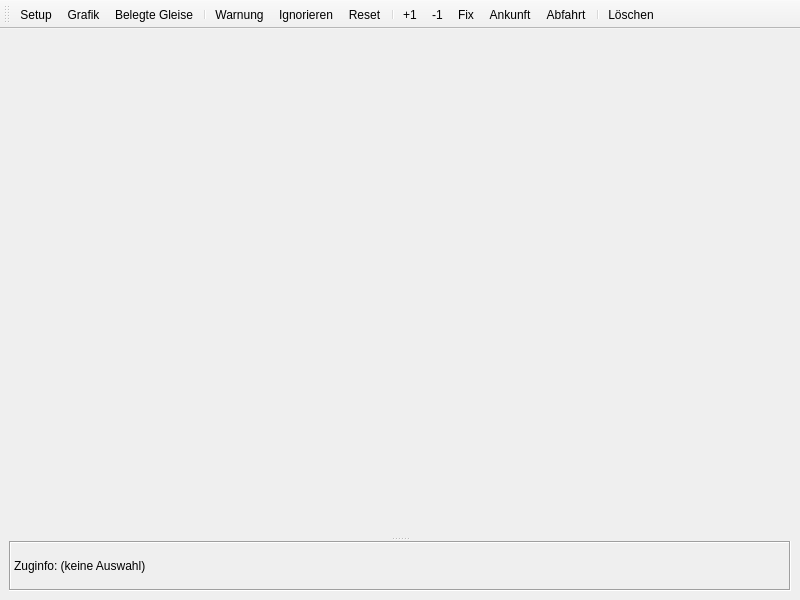
<?xml version="1.0" encoding="UTF-8"?>
<ui version="4.0">
 <class>AnschlussmatrixWindow</class>
 <widget class="QMainWindow" name="AnschlussmatrixWindow">
  <property name="geometry">
   <rect>
    <x>0</x>
    <y>0</y>
    <width>800</width>
    <height>600</height>
   </rect>
  </property>
  <property name="windowTitle">
   <string>MainWindow</string>
  </property>
  <widget class="QWidget" name="centralwidget">
   <layout class="QVBoxLayout" name="verticalLayout">
    <item>
     <widget class="QStackedWidget" name="stackedWidget">
      <property name="currentIndex">
       <number>1</number>
      </property>
      <widget class="QWidget" name="settings_page">
       <layout class="QVBoxLayout" name="verticalLayout_2">
        <item>
         <layout class="QFormLayout" name="formLayout">
          <item row="0" column="0">
           <widget class="QLabel" name="bahnhofLabel">
            <property name="text">
             <string>&amp;Bahnhof</string>
            </property>
            <property name="buddy">
             <cstring>bahnhofBox</cstring>
            </property>
           </widget>
          </item>
          <item row="1" column="0">
           <widget class="QComboBox" name="bahnhofBox">
            <property name="sizeAdjustPolicy">
             <enum>QComboBox::AdjustToContents</enum>
            </property>
           </widget>
          </item>
         </layout>
        </item>
       </layout>
      </widget>
      <widget class="QWidget" name="display_page">
       <layout class="QHBoxLayout" name="horizontalLayout">
        <property name="leftMargin">
         <number>0</number>
        </property>
        <property name="topMargin">
         <number>0</number>
        </property>
        <property name="rightMargin">
         <number>0</number>
        </property>
        <property name="bottomMargin">
         <number>0</number>
        </property>
        <item>
         <widget class="QSplitter" name="displaySplitter">
          <property name="orientation">
           <enum>Qt::Vertical</enum>
          </property>
          <widget class="QWidget" name="grafikWidget" native="true">
           <property name="sizePolicy">
            <sizepolicy hsizetype="Expanding" vsizetype="Expanding">
             <horstretch>0</horstretch>
             <verstretch>0</verstretch>
            </sizepolicy>
           </property>
          </widget>
          <widget class="QLabel" name="zuginfoLabel">
           <property name="sizePolicy">
            <sizepolicy hsizetype="Preferred" vsizetype="Preferred">
             <horstretch>0</horstretch>
             <verstretch>0</verstretch>
            </sizepolicy>
           </property>
           <property name="maximumSize">
            <size>
             <width>16777215</width>
             <height>50</height>
            </size>
           </property>
           <property name="baseSize">
            <size>
             <width>0</width>
             <height>0</height>
            </size>
           </property>
           <property name="frameShape">
            <enum>QFrame::Box</enum>
           </property>
           <property name="frameShadow">
            <enum>QFrame::Sunken</enum>
           </property>
           <property name="text">
            <string>Zuginfo: (keine Auswahl)</string>
           </property>
           <property name="textFormat">
            <enum>Qt::AutoText</enum>
           </property>
           <property name="textInteractionFlags">
            <set>Qt::TextSelectableByMouse</set>
           </property>
          </widget>
         </widget>
        </item>
       </layout>
      </widget>
     </widget>
    </item>
   </layout>
  </widget>
  <widget class="QToolBar" name="toolBar">
   <property name="windowTitle">
    <string>toolBar</string>
   </property>
   <property name="iconSize">
    <size>
     <width>16</width>
     <height>16</height>
    </size>
   </property>
   <attribute name="toolBarArea">
    <enum>TopToolBarArea</enum>
   </attribute>
   <attribute name="toolBarBreak">
    <bool>false</bool>
   </attribute>
   <addaction name="actionSetup"/>
   <addaction name="actionAnzeige"/>
   <addaction name="actionBelegteGleise"/>
   <addaction name="separator"/>
   <addaction name="actionWarnungSetzen"/>
   <addaction name="actionWarnungIgnorieren"/>
   <addaction name="actionWarnungReset"/>
   <addaction name="separator"/>
   <addaction name="actionPlusEins"/>
   <addaction name="actionMinusEins"/>
   <addaction name="actionFix"/>
   <addaction name="actionAnkunftAbwarten"/>
   <addaction name="actionAbfahrtAbwarten"/>
   <addaction name="separator"/>
   <addaction name="actionLoeschen"/>
  </widget>
  <action name="actionSetup">
   <property name="icon">
    <iconset resource="resources.qrc">
     <normaloff>:/equalizer.png</normaloff>
     <disabledoff>:/equalizer-dis.png</disabledoff>:/equalizer.png</iconset>
   </property>
   <property name="text">
    <string>Setup</string>
   </property>
   <property name="toolTip">
    <string>Gleisauswahl (S)</string>
   </property>
   <property name="shortcut">
    <string>S</string>
   </property>
  </action>
  <action name="actionAnzeige">
   <property name="icon">
    <iconset resource="resources.qrc">
     <normaloff>:/slots.png</normaloff>
     <disabledoff>:/slots-dis.png</disabledoff>:/slots.png</iconset>
   </property>
   <property name="text">
    <string>Grafik</string>
   </property>
   <property name="toolTip">
    <string>Grafik anzeigen (G)</string>
   </property>
   <property name="shortcut">
    <string>G</string>
   </property>
  </action>
  <action name="actionPlusEins">
   <property name="icon">
    <iconset resource="resources.qrc">
     <normaloff>:/clock--plus.png</normaloff>:/clock--plus.png</iconset>
   </property>
   <property name="text">
    <string>+1</string>
   </property>
   <property name="toolTip">
    <string>Feste Verspätung +1 Minute auf ausgewähltem Slot (+)</string>
   </property>
   <property name="shortcut">
    <string>+</string>
   </property>
  </action>
  <action name="actionMinusEins">
   <property name="icon">
    <iconset resource="resources.qrc">
     <normaloff>:/clock--minus.png</normaloff>:/clock--minus.png</iconset>
   </property>
   <property name="text">
    <string>-1</string>
   </property>
   <property name="toolTip">
    <string>Feste Verspätung -1 Minute auf ausgewähltem Slot (-)</string>
   </property>
   <property name="shortcut">
    <string>-</string>
   </property>
  </action>
  <action name="actionFix">
   <property name="icon">
    <iconset resource="resources.qrc">
     <normaloff>:/clock--pencil.png</normaloff>:/clock--pencil.png</iconset>
   </property>
   <property name="text">
    <string>Fix</string>
   </property>
   <property name="toolTip">
    <string>Feste Verspätung auf ausgewähltem Slot festlegen (V)</string>
   </property>
   <property name="shortcut">
    <string>V</string>
   </property>
  </action>
  <action name="actionLoeschen">
   <property name="icon">
    <iconset resource="resources.qrc">
     <normaloff>:/cross-script.png</normaloff>:/cross-script.png</iconset>
   </property>
   <property name="text">
    <string>Löschen</string>
   </property>
   <property name="toolTip">
    <string>Korrekturen auf ausgewähltem Slot löschen (Del)</string>
   </property>
   <property name="shortcut">
    <string>Del</string>
   </property>
  </action>
  <action name="actionAnkunftAbwarten">
   <property name="icon">
    <iconset resource="resources.qrc">
     <normaloff>:/zug-ankunft-abwraten.png</normaloff>:/zug-ankunft-abwraten.png</iconset>
   </property>
   <property name="text">
    <string>Ankunft</string>
   </property>
   <property name="toolTip">
    <string>Kreuzung/Ankunft von zweitem gewählten Zug abwarten (K)</string>
   </property>
   <property name="shortcut">
    <string>K</string>
   </property>
  </action>
  <action name="actionAbfahrtAbwarten">
   <property name="icon">
    <iconset resource="resources.qrc">
     <normaloff>:/zug-abfahrt-abwarten.png</normaloff>:/zug-abfahrt-abwarten.png</iconset>
   </property>
   <property name="text">
    <string>Abfahrt</string>
   </property>
   <property name="toolTip">
    <string>Überholung/Abfahrt von zweitem gewählten Zug abwarten (F)</string>
   </property>
   <property name="shortcut">
    <string>F</string>
   </property>
  </action>
  <action name="actionWarnungSetzen">
   <property name="icon">
    <iconset resource="resources.qrc">
     <normaloff>:/flag.png</normaloff>:/flag.png</iconset>
   </property>
   <property name="text">
    <string>Warnung</string>
   </property>
   <property name="toolTip">
    <string>Slot-Warnung setzen (W)</string>
   </property>
   <property name="shortcut">
    <string>W</string>
   </property>
  </action>
  <action name="actionWarnungIgnorieren">
   <property name="icon">
    <iconset resource="resources.qrc">
     <normaloff>:/flag-green.png</normaloff>:/flag-green.png</iconset>
   </property>
   <property name="text">
    <string>Ignorieren</string>
   </property>
   <property name="toolTip">
    <string>Slot-Warnung ignorieren (I)</string>
   </property>
   <property name="shortcut">
    <string>I</string>
   </property>
  </action>
  <action name="actionWarnungReset">
   <property name="icon">
    <iconset resource="resources.qrc">
     <normaloff>:/flag-white.png</normaloff>:/flag-white.png</iconset>
   </property>
   <property name="text">
    <string>Reset</string>
   </property>
   <property name="toolTip">
    <string>Slot-Warnung zurücksetzen (R)</string>
   </property>
   <property name="shortcut">
    <string>R</string>
   </property>
  </action>
  <action name="actionBelegteGleise">
   <property name="checkable">
    <bool>true</bool>
   </property>
   <property name="checked">
    <bool>false</bool>
   </property>
   <property name="enabled">
    <bool>true</bool>
   </property>
   <property name="icon">
    <iconset resource="resources.qrc">
     <normaloff>:/funnel-small.png</normaloff>
     <disabledoff>:/funnel-small-dis</disabledoff>:/funnel-small.png</iconset>
   </property>
   <property name="text">
    <string>Belegte Gleise</string>
   </property>
   <property name="toolTip">
    <string>Nur belegte Gleise anzeigen (B)</string>
   </property>
   <property name="shortcut">
    <string>B</string>
   </property>
  </action>
 </widget>
 <resources>
  <include location="resources.qrc"/>
 </resources>
 <connections/>
</ui>
